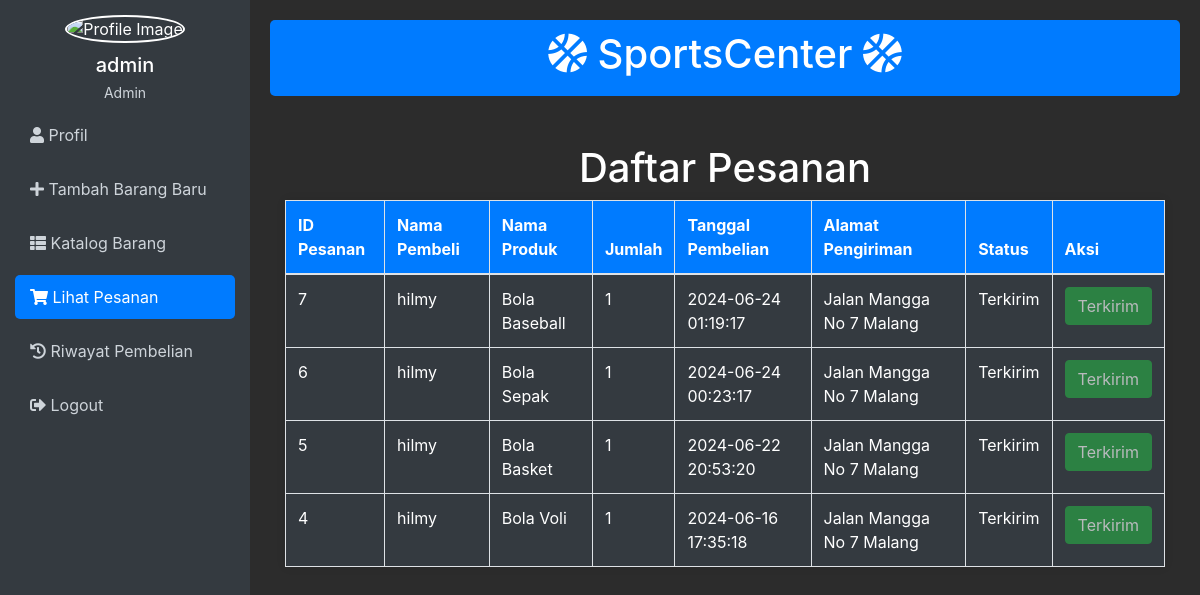
/lihat_pesanan.php (signed in), run on the app's committed database.
### tables this page shows
CREATE TABLE `user` (
  `username` varchar(50) NOT NULL,
  `password` varchar(50) NOT NULL,
  `level` varchar(50) NOT NULL,
  `email` varchar(50) NOT NULL,
  `saldo` int DEFAULT '0',
  `alamat` varchar(255) NOT NULL
);

CREATE TABLE `pembelian` (
  `id` int NOT NULL,
  `username` varchar(50) NOT NULL,
  `id_produk` int NOT NULL,
  `jumlah` int NOT NULL,
  `tanggal_pembelian` timestamp NULL DEFAULT CURRENT_TIMESTAMP,
  `metode_pembayaran` varchar(50) NOT NULL,
  `status` enum('belum terkirim','terkirim') DEFAULT 'belum terkirim',
  `nama_barang` varchar(50) DEFAULT NULL
);

CREATE TABLE `barang` (
  `id` int NOT NULL,
  `nama` varchar(255) DEFAULT NULL,
  `harga` decimal(10,2) NOT NULL,
  `stok` int NOT NULL,
  `gambar_barang` varchar(255) DEFAULT NULL
);

### lihat_pesanan.php (the view, shortened to what this page needs)
<?php
include "connection.php";
$user = $_SESSION['username'];
$sql = "SELECT * FROM user WHERE username='$user'";
$query_user = $koneksi->query($sql);
$data_user = $query_user->fetch_array();
$sql = "SELECT p.id, p.username, b.nama AS nama_produk, p.jumlah, p.tanggal_pembelian, u.alamat, p.status
        FROM pembelian p
        JOIN barang b ON p.id_produk = b.id
        JOIN user u ON p.username = u.username
        ORDER BY p.tanggal_pembelian DESC";
$query = $koneksi->query($sql);
?>
<!DOCTYPE html>
<html lang="id">
<head>
    <link href="https://stackpath.bootstrapcdn.com/bootstrap/4.5.2/css/bootstrap.min.css" rel="stylesheet">
    <link href="https://cdnjs.cloudflare.com/ajax/libs/font-awesome/5.15.3/css/all.min.css" rel="stylesheet">
</head>
<body>
<div class="sidebar">
    <div class="profile text-center">
        <img src="profile/admin.png" alt="Profile Image">
        <h5><?php echo $data_user['username']; ?></h5>
        <p><?php echo $data_user['level']; ?></p>
    </div>
    <div class="menu">
        <a href="home.php"><i class="fas fa-user"></i> Profil</a>
        <a href='tambah_produk.php'><i class="fas fa-plus"></i> Tambah Barang Baru</a>
        <a href='katalog_barang.php'><i class="fas fa-th-list"></i> Katalog Barang</a>
        <a href='lihat_pesanan.php' class="active"><i class="fas fa-shopping-cart"></i> Lihat Pesanan</a>
        <a href='riwayat_pembelian.php'><i class="fas fa-history"></i> Riwayat Pembelian</a>
        <a href='logout.php'><i class="fas fa-sign-out-alt"></i> Logout</a>
    </div>
</div>
<div class="content">
    <div class="header">
        <h1><i class="fas fa-basketball-ball"></i> SportsCenter <i class="fas fa-basketball-ball"></i></h1>
    </div>
    <div class="container mt-5">
        <h1 class="text-center">Daftar Pesanan</h1>
        <table class="table table-bordered">
            <thead>
                <tr>
                    <th>ID Pesanan</th>
                    <th>Nama Pembeli</th>
                    <th>Nama Produk</th>
                    <th>Jumlah</th>
                    <th>Tanggal Pembelian</th>
                    <th>Alamat Pengiriman</th>
                    <th>Status</th>
                    <th>Aksi</th>
                </tr>
            </thead>
            <tbody>
                <?php while ($order = $query->fetch_assoc()) { ?>
                    <tr>
                        <td><?php echo $order['id']; ?></td>
                        <td><?php echo $order['username']; ?></td>
                        <td><?php echo $order['nama_produk']; ?></td>
                        <td><?php echo $order['jumlah']; ?></td>
                        <td><?php echo $order['tanggal_pembelian']; ?></td>
                        <td><?php echo $order['alamat']; ?></td>
                        <td><?php echo $order['status'] == 'terkirim' ? 'Terkirim' : 'Belum Terkirim'; ?></td>
                        <td>
                            <?php if ($order['status'] != 'terkirim'): ?>
                                <form action="kirim_barang.php" method="post">
                                    <input type="hidden" name="id_pesanan" value="<?php echo $order['id']; ?>">
                                    <input type="hidden" name="username" value="<?php echo $order['username']; ?>">
                                    <input type="hidden" name="alamat" value="<?php echo $order['alamat']; ?>">
                                    <input type="hidden" name="nama_produk" value="<?php echo $order['nama_produk']; ?>">
                                    <input type="hidden" name="jumlah" value="<?php echo $order['jumlah']; ?>">
                                    <button type="submit" class="btn btn-primary">Kirim Barang</button>
                                </form>
                            <?php else: ?>
                                <button class="btn btn-success" disabled>Terkirim</button>
                            <?php endif; ?>
                        </td>
                    </tr>
                <?php } ?>
            </tbody>
        </table>
    </div>
</div>
</body>
</html>

### lihat_pesanan.php (style rules this page uses)
body { display: flex; min-height: 100vh; background-color: #f1f1f1; margin: 0; }
.sidebar { min-width: 250px; max-width: 250px; background-color: #343a40; padding: 15px; color: #fff; }
.sidebar .profile img { width: 100px; height: 100px; border-radius: 50%; margin-bottom: 10px; border: 2px solid #fff; }
.sidebar .profile h5 { margin-bottom: 5px; }
.sidebar .profile p { margin-bottom: 10px; font-size: 14px; color: #ced4da; }
.sidebar .menu a { color: #ced4da; text-decoration: none; display: block; padding: 10px 15px; border-radius: 5px; margin-bottom: 10px; }
.sidebar .menu a.active { background-color: #007bff; color: #fff; }
.content { flex: 1; padding: 20px; background-color: #2c2c2c; color: #ffffff; }
.table { background-color: #343a40; border-radius: 5px; box-shadow: 0 0 10px rgba(0, 0, 0, 0.1); }
.table th { background-color: #007bff; color: #fff; }
.table td { color: #ffffff; }
.header { background-color: #007bff; color: #fff; padding: 10px 20px; text-align: center; margin-bottom: 20px; border-radius: 5px; }

### data on the page
user: username "admin", level "Admin"
pembelian: id "7", username "hilmy", id_produk.nama "Bola Baseball", jumlah "1", tanggal_pembelian "2024-06-24 01:19:17", username.alamat "Jalan Mangga No 7 Malang", status "Terkirim"
pembelian: id "6", username "hilmy", id_produk.nama "Bola Sepak", jumlah "1", tanggal_pembelian "2024-06-24 00:23:17", username.alamat "Jalan Mangga No 7 Malang", status "Terkirim"
pembelian: id "5", username "hilmy", id_produk.nama "Bola Basket", jumlah "1", tanggal_pembelian "2024-06-22 20:53:20", username.alamat "Jalan Mangga No 7 Malang", status "Terkirim"
pembelian: id "4", username "hilmy", id_produk.nama "Bola Voli", jumlah "1", tanggal_pembelian "2024-06-16 17:35:18", username.alamat "Jalan Mangga No 7 Malang", status "Terkirim"
